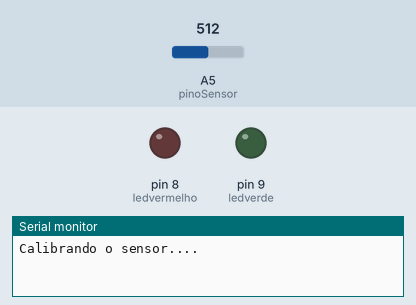
This sketch was run on a simulated Arduino Uno, built with avr-gcc and run on an emulated ATmega328P. Parts: output pins drawn as LEDs (lit = HIGH), the last lines printed to the serial monitor. The inputs (shaded band) are chosen by the test bench; at power-on: A5 (pinoSensor) = 512.

Above: at 0.1 s.
At 6.2 s:
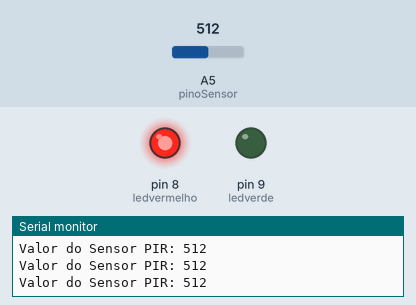
6.3 s: A5 (pinoSensor) set to 104
9.3 s: A5 (pinoSensor) set to 93
At 9.7 s:
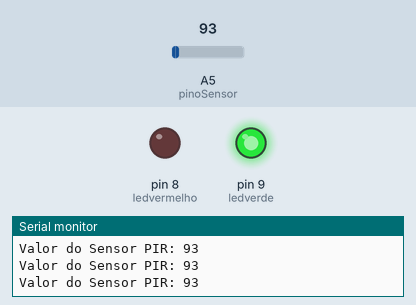
Timing chart, 0 to 12.3 s (numbered marks = the images above; inputs shaded):
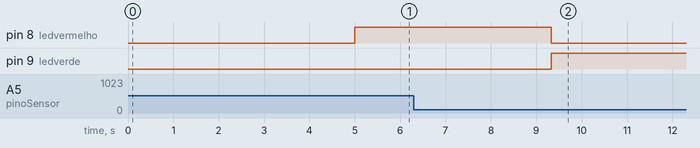

The sketch:

TestesSensor2.ino
```cpp
//Declaração de portas digitais aos quais os led e a entrada digital do sensor vão estar conectados.
int ledverde = 9;
int ledvermelho = 8;
int pinoSensor = A5;
//Inicia o sensor em estado 0, ou seja desligado.
int iniciaSensor = 0;
//Variável para calibração do sensor
int calibracao = 5;

void setup() {
Serial.begin(9600);

//Declaração de que os LED's serão usados como saída.
pinMode(ledvermelho,OUTPUT);
pinMode(ledverde,OUTPUT);

pinMode(pinoSensor,INPUT); //E o sensor uma entrada.
Serial.print("Calibrando o sensor...");
for(int i = 0; i < calibracao; i++){
Serial.print(".");
delay(1000);
}
Serial.println("Sensor Ativado");
}

void loop() {
//A cada ciclo, ele faz uma nova leitura do estado do sensor de presença
iniciaSensor = analogRead(pinoSensor);

Serial.print("Valor do Sensor PIR: ");
Serial.println(iniciaSensor);

////Verificando se ocorreu detecção de movimentos
if (iniciaSensor >= 100) {
alarme_on();
} else {
alarme_off();
}
}

void alarme_on() {  //Função que ativa o alarme - Detectou presença, o LED Vermelho fica acende
//E o LED VERDE apaga.
digitalWrite(ledvermelho, HIGH);
digitalWrite(ledverde, LOW);

}
void alarme_off() { //Função que desativa o alarme - N foi detectado presença, o LED Vermelho apaga
//E o LED VERDE acende.
digitalWrite(ledvermelho, LOW);
digitalWrite(ledverde, HIGH);
}
```

Measured:
- the behaviour switches between 100 and 99 on A5 (pinoSensor) (found by bisection; images 1 and 2)
- after the input at 9.3 s, pin 8 (ledvermelho): HIGH → LOW at once; pin 9 (ledverde): LOW → HIGH at once
